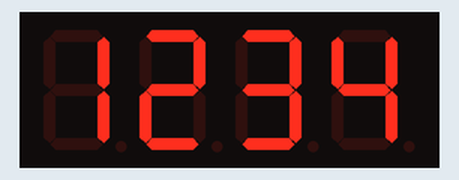
Simulated run of this sketch. Board: Arduino Uno, built with avr-gcc and run on an emulated ATmega328P. Parts: 4-digit seven-segment display.

Above: at 0.1 s.

The sketch:

2_10_1.ino
```cpp
#include <TM1637TinyDisplay.h>

#define CLK 9
#define DIO 10

TM1637TinyDisplay display(CLK, DIO);

void setup() {
  display.setBrightness(BRIGHT_7);
}

void loop() {
  display.showNumber(1234);
  delay(1000);
  display.showNumber(1.234);
  delay(1000);
  display.showNumber(12.34);
  delay(1000);
  display.showNumber(123.4);
  delay(1000);
  display.showNumber(1234.);
  delay(1000);
}
//2_10_1.ino
```

Measured:
- by itself, everything shown: repeats every 5.1 s, in 4 steps
